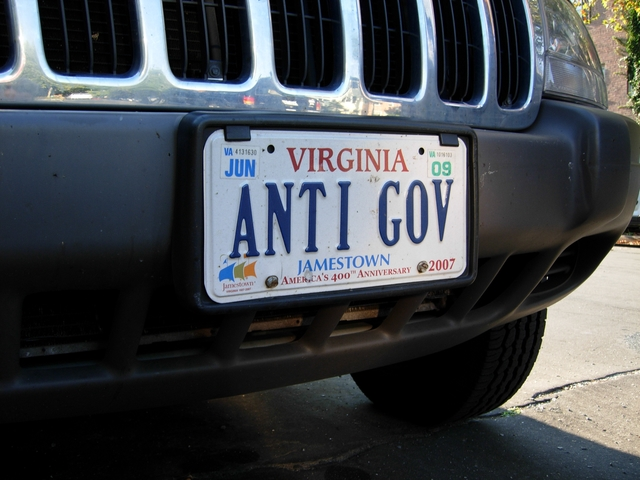
//> input picture img/anarchy.jpg, 640 x 480 px
$ ./main ../img/anarchy.jpg   (built with g++ and OpenCV 4)
//> lines starting //> are read from the running program, lines starting //| are printed output that depends on the picture
#include <opencv2/core.hpp>
#include <opencv2/highgui.hpp>
#include <opencv2/imgcodecs.hpp>
#include <opencv2/imgproc/imgproc.hpp>
#include <iostream>
#include <vector>
#include <unistd.h>
#include "processing.hpp"
#include "detection.hpp"


int main(int argc, char **argv) {
    if(argc != 2) {
        std::cout << "USAGE: skeleton <input file path>" << std::endl;
        return -1;
    }

    //Load two copies of the image. One to leave as the original, and one to be modified.
    //Done for display purposes only
    cv::Mat original_image = cv::imread(argv[1]);//, IMREAD_GRAYSCALE);
//> original_image is the input picture: 480 rows x 640 cols, CV_8UC3; mean B, G, R 74.8, 70.1, 66.2
    cv::Mat modified_image = original_image.clone();

    //Check that the images loaded
    if(!original_image.data || !modified_image.data) {
        std::cout << "ERROR: Could not load image data." << std::endl;
        return -1;
    }

    // Window variables
    std::string window_name = "License Plate Detector";
    std::string canny_trackbar_name = "Canny Min Threshold";
    std::string gauss_trackbar_name = "Gaussian Kernel Size";

    const int trackbar_thresh_max = 100;
    int canny_min_thresh = 0;
    int canny_ratio = 3;
    int gauss_kernel_size = 5;

    //Create the display window
    cv::namedWindow(window_name);

    // Trackbars for variable customizations
    cv::createTrackbar(canny_trackbar_name, window_name, &canny_min_thresh,
                       trackbar_thresh_max);
//> slider 'Canny Min Threshold' is set to 20
    cv::createTrackbar(gauss_trackbar_name, window_name, &gauss_kernel_size,
                       trackbar_thresh_max);

    //Display loop
    bool loop = true;
    cv::Mat sobelx, sobely, sobel, element;
    std::vector<cv::Mat> potentialRegions;
    int maxContours = -1;
    int trueLocation = -1;
    while(loop) {
      imshow(window_name, modified_image);

      char c = cvWaitKey(15);
//> the key '1' is pressed
      switch(c) {
      case 27:  //Exit display loop if ESC is pressed
        loop = false;
        break;
      case ' ':
        original_image.copyTo(modified_image);
        break;
      case '1':
        cv::cvtColor(modified_image, modified_image, cv::COLOR_BGR2GRAY);
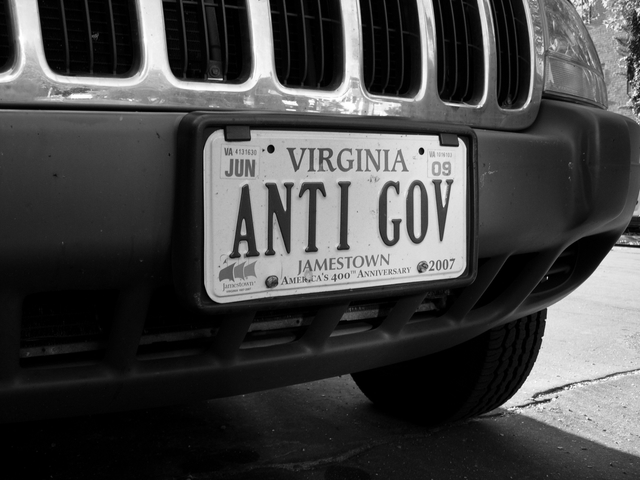
//> modified_image: 480 rows x 640 cols, CV_8UC1; min 0, max 255, mean 69.5
//> the key '2' is pressed
        break;
      case '2':
        cv::GaussianBlur(modified_image, modified_image, cv::Size(gauss_kernel_size, gauss_kernel_size), 0);
//> the key '3' is pressed
        break;
      case '3':
        std::cout << "canny_min_thresh: " << canny_min_thresh << std::endl;
        cv::Canny(modified_image, modified_image, canny_min_thresh, canny_min_thresh*canny_ratio);
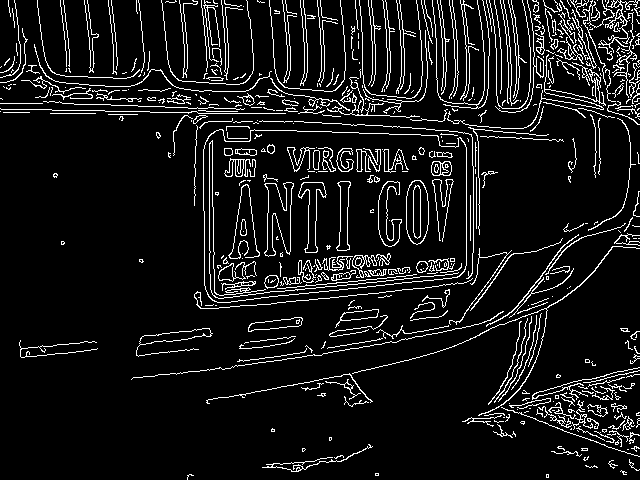
//> modified_image: 480 rows x 640 cols, CV_8UC1; 8.8% white in thin lines or dots
//> canny_min_thresh = 20
//> the Esc key is pressed
        break;

      // case 'b':
      //   maxContours = textBinary(modified_image, modified_image);
      //   break;
      case 'a':
        detection(modified_image, potentialRegions, modified_image);
        break;
      case 'c':
        //Detect potential plate regions
        detection(modified_image, potentialRegions, modified_image);
        for(int i = 0; i < potentialRegions.size(); ++i){
          //number of contours of each potential region
          int tmp;
          textBinary(potentialRegions[i], modified_image, &tmp);
          std::cout << "number of contours: " << tmp;
          if(tmp > maxContours){
            maxContours = tmp;
            trueLocation = i;
          }

          imshow(window_name, potentialRegions[i]);
          std::cout << " at region " << i+1 << std::endl;
          // sleep(2);
        }
        // [7 lines of commented-out code are left out]
        potentialRegions[trueLocation].copyTo(modified_image);
        break;
      case 'b':
        textBinary(modified_image, modified_image);
        cv::imwrite("output.png", modified_image);
        break;
      default:
        break;
      }
    }

    // Cleanup
    cv::destroyAllWindows();

    return 0;
}

$ run again, on img/illinois.jpg
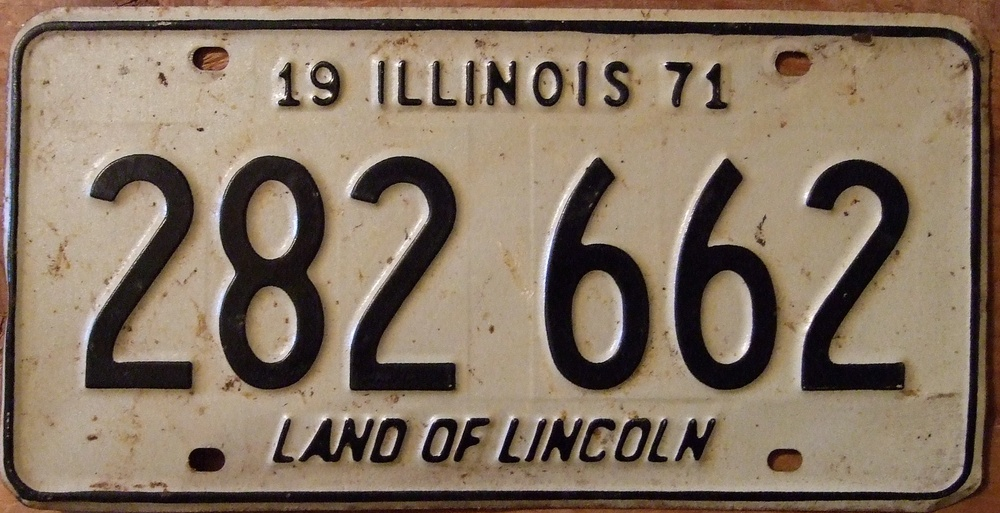
//> input picture img/illinois.jpg, 1000 x 513 px, shrunk from 2528 x 1297 before the run
//> original_image is the input picture: 513 rows x 1000 cols, CV_8UC3; mean B, G, R 98.4, 116.2, 133.4
//> `cv::cvtColor(modified_image, modified_image, cv::COLOR_BGR2GRAY);`:
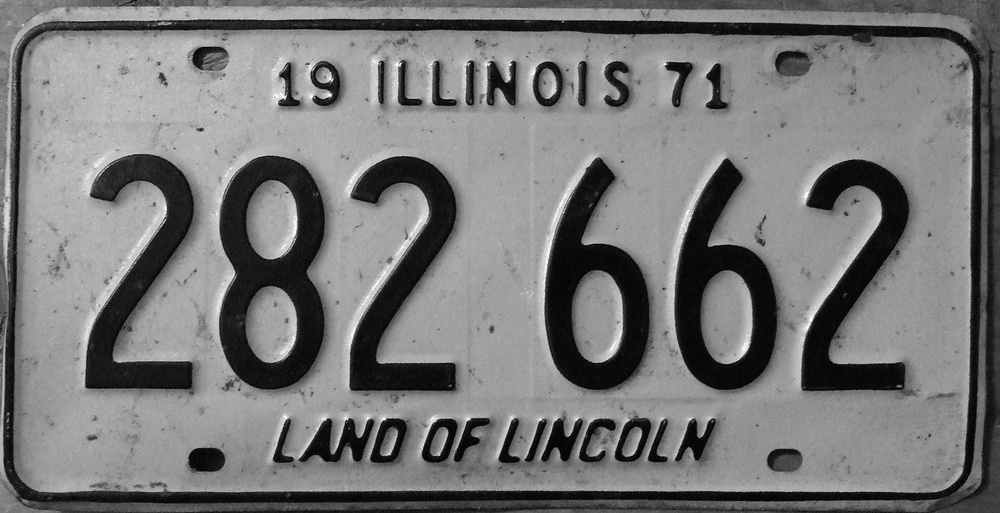
//> modified_image: 513 rows x 1000 cols, CV_8UC1; min 0, max 254, mean 119.3
//> `cv::Canny(modified_image, modified_image, canny_min_thresh, canny_min_..`:
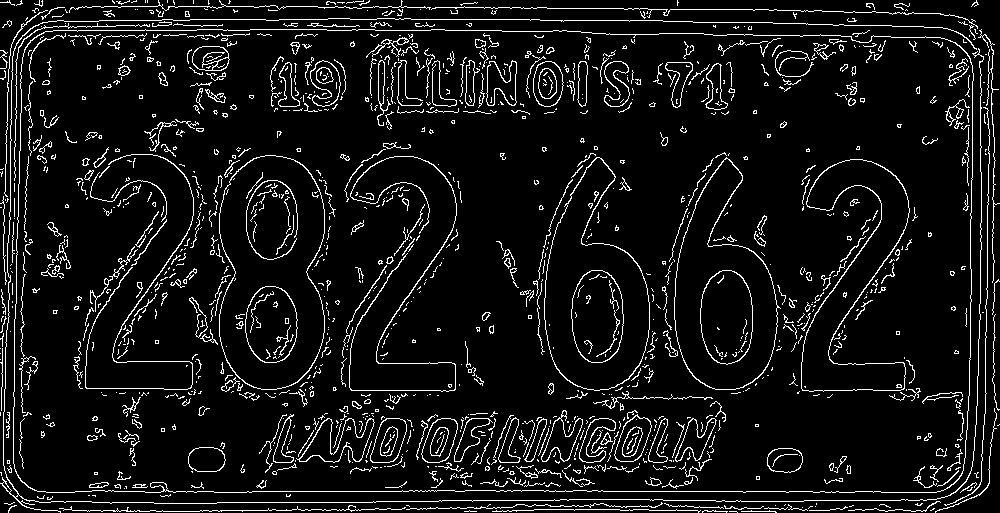
//> modified_image: 513 rows x 1000 cols, CV_8UC1; 7.8% white in thin lines or dots
//> canny_min_thresh = 20
